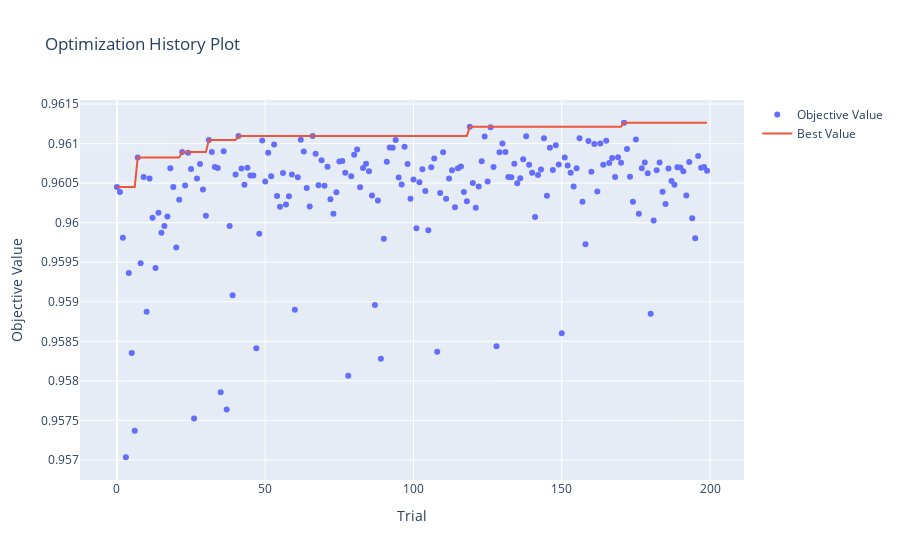

Notebook source saved alongside this figure:
### Code cell
# Gráfico de historico de otimização dos hiperparametros
fig = optuna.visualization.plot_optimization_history(study)
fig.show()

### Figure 1 — Plotly figure (JSON) as saved in the notebook; plotly's stock layout.template omitted (floating-point values rounded to 4 significant figures; data arrays with more than 128 entries replaced by an {"elided": "..."} marker saying what was removed)
{"data": [{"mode": "markers", "name": "Objective Value", "type": "scatter", "x": {"elided": "200 int values"}, "y": {"elided": "200 float values"}}, {"mode": "lines", "name": "Best Value", "type": "scatter", "x": {"elided": "200 int values"}, "y": {"elided": "200 float values"}}, {"marker": {"color": "#cccccc"}, "mode": "markers", "name": "Infeasible Trial", "showlegend": false, "type": "scatter", "x": [], "y": []}], "layout": {"title": {"text": "Optimization History Plot"}, "xaxis": {"title": {"text": "Trial"}}, "yaxis": {"title": {"text": "Objective Value"}}}}
